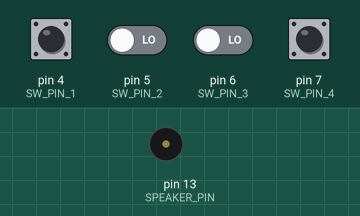
Recording of a sketch running on a simulated Arduino Uno, built with avr-gcc and run on an emulated ATmega328P. Parts: buzzer (waves = sounding). Inputs (shaded band) come from the test bench; at power-on: pin 4 (SW_PIN_1), pin 5 (SW_PIN_2), pin 6 (SW_PIN_3), pin 7 (SW_PIN_4) LOW.

Above: at 1.2 s.
1.3 s: pin 4 (SW_PIN_1) pulled HIGH for 0.15 s
At 2.7 s:
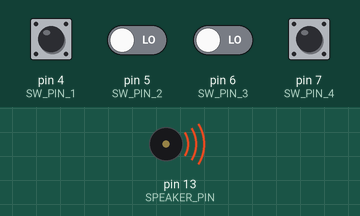
4.4 s: pin 5 (SW_PIN_2) driven HIGH and pin 6 (SW_PIN_3) driven HIGH
Timing chart, 0 to 13.4 s (numbered marks = the images above; inputs shaded):
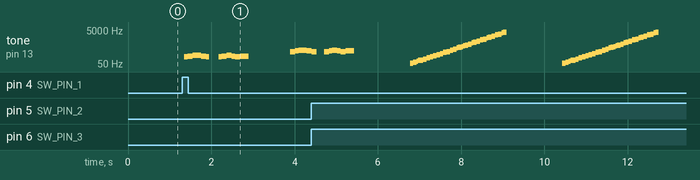

Measured:
- after the input at 1.3 s, tone on pin 13 (SPEAKER_PIN): plays 130 Hz for 0.08 s, 142 Hz for 0.12 s, 164 Hz for 0.20 s, 147 Hz for 0.12 s, 130 Hz for 0.08 s, 130 Hz for 0.08 s … (15 notes in this stretch), starting after 0.06 s

The sketch:

Meloduino.pde
```cpp
/*
 * ----------------------------------------------------------------------------
 *
 * ~  Meloduino, the melody maker with bending sound  ~
 *    ver. 1
 *
 * ----------------------------------------------------------------------------
 *
 * by Naokazu Terada, Karappo
 * http://karappo.net/
 *
 * < Help >
 * http://labs.karappo.net/
 *
 * < Changelog >
 * 8  Oct 2009 : ver.1     release
 * 12 Oct 2009 : ver.1.1   bug fix in bending
 *
 * ----------------------------------------------------------------------------
 */

// PIN SETTING
#define SPEAKER_PIN 13
#define SW_PIN_1    4
#define SW_PIN_2    5
#define SW_PIN_3    6
#define SW_PIN_4    7

// SCORE CODES
#define SINGLE_NOTE_SILENCE   ' '
#define NOTE_DURATION         '-'
#define NOTE_BEND_DUR         '~'
#define OCTAVE_UP             '>'
#define OCTAVE_DOWN           '<'
#define LONG_SILENCE          '.'
#define ACCIDENTALS_PREFIX    '('
#define ACCIDENTALS_SUFFIX    ')'
#define GLOBAL_SETTING_PREFIX '['
#define GLOBAL_SETTING_SUFFIX ']'
#define IGNORE_NOTE           ','

#define BendStepsPerNote 10 // steps between Note and Note when bending score
#define SILENCE_TIME 1000   // time of silence in score (milliseconds) *Change if you like
#define DEFAULT_MSpN 50     // default time per note (milliseconds)
int  globalOctave;          // maintain the global octave

/*
 * period = 1 / toneFrequency * 1000000
 *
 * note 	frequency 	period
 * A 	        493 Hz 	        2028
 * B 	        440 Hz 	        2273
 * G 	        392 Hz 	        2551
 * F 	        349 Hz 	        2865
 * E 	        329 Hz 	        3040
 * D 	        294 Hz 	        3401
 * C 	        261 Hz 	        3831
 */

int  tonesAmount = 7;
char names[] = { 'C',  'D',  'E',  'F',  'G',  'A',  'B' };
int  tones[] = { 3831, 3401, 3040, 2865, 2551, 2273, 2028 };

// ----------------------------------------------------------------------------
// FUNCTIONS

// count chars
int count( char targetscore[], int startIndex, char targetChar)
{
  int num = 0;
  while(targetscore[startIndex + num] == targetChar) num++;
  return num;
}

unsigned long getTone(char targetScore[], int noteIndex)
{
  char note = targetScore[noteIndex];

  // Check Accidentals
  int localOctave = 0;
  if( targetScore[noteIndex+1] == ACCIDENTALS_PREFIX )
  {
    int n = noteIndex+2;
    while( targetScore[n] != ACCIDENTALS_SUFFIX )
    {
      if( targetScore[n] == OCTAVE_UP ) localOctave++;
      else if( targetScore[n] == OCTAVE_DOWN ) localOctave--;
      n++;
    }
  }

  for (int i = 0; i < tonesAmount; i++)
  {
    if (names[i] == note)
    {
      localOctave = getValidOctave( globalOctave + localOctave );
      unsigned long tone = (unsigned long) tones[i] * pow(2, -localOctave);
//      Serial.println("( getTone )");
//      Serial.println(note);
//      Serial.println(localOctave);
//      Serial.println(tone);
//      Serial.println("___________");
      return tone;
    }
  }
}

// make pulse sound
void playTone(unsigned long tone, int duration)
{
//  Serial.println("[[ playTone ]]");
//  Serial.println(tone);
//  Serial.println(duration);
//  Serial.println("___________");
  for (unsigned long i = 0; i < duration * 1000L; i += tone * 2)
  {
    digitalWrite(SPEAKER_PIN, HIGH);
    delayMicroseconds(tone);
    digitalWrite(SPEAKER_PIN, LOW);
    delayMicroseconds(tone);
  }
}

void playBendToneToTone(  unsigned long startTone, unsigned long endTone,
                          int durationPerscore, int scoreNumWhileBending  )
{

  long toneDiffPerStep = (((long)endTone - (long)startTone)/BendStepsPerNote)/scoreNumWhileBending;
  int durationOfDevidedTones = durationPerscore/BendStepsPerNote;
//  Serial.println("[[ playBendToneToTone ]]");
//  Serial.println(startTone);
//  Serial.println(endTone);
//  Serial.println(durationPerscore);
//  Serial.println(scoreNumWhileBending);
//  Serial.println(toneDiffPerStep);
//  Serial.println(durationOfDevidedTones);
//  Serial.println("___________");
  for (long i = 0; i < BendStepsPerNote*scoreNumWhileBending; i++)
  {
    // < step >
    unsigned long currentTone = startTone + toneDiffPerStep*i;

    if( currentTone < 0 ) break;

    if( ( endTone < startTone ) && ( currentTone < endTone ) ) currentTone = endTone;
    if( ( startTone < endTone ) && ( endTone < currentTone ) ) currentTone = endTone;

    playTone(currentTone, durationOfDevidedTones);

    if( currentTone == endTone ) break;
  }
}

void playScore( char score[], int MSpN = DEFAULT_MSpN )
{
  // init octave setting
  globalOctave = 0;

  for (int i = 0; ; i++)
  {
    if (score[i] == '\0')
    {
      // < end of score >
      break;
    }
    else if(score[i] == IGNORE_NOTE)
    {
      // < ignore score >
      // do nothing
    }
    else if (score[i] == GLOBAL_SETTING_PREFIX)
    {
      // < global octave setting >
      int _octave = 0;
      while( score[i+1] != GLOBAL_SETTING_SUFFIX )
      {
        if( score[i+1] == OCTAVE_UP ) _octave++;
        else if( score[i+1] == OCTAVE_DOWN ) _octave--;
        i++;
      }
      globalOctave = getValidOctave( globalOctave + _octave );
    }
    else if (score[i] == LONG_SILENCE)
    {
      // < long silence >
//      Ser/ial.println("... long silence ...");
      delay(SILENCE_TIME);
    }
    else if (score[i] == SINGLE_NOTE_SILENCE)
    {
      // < single note silence >
      delay(MSpN);
    }
    else if((score[i] == 'C')||
            (score[i] == 'D')||
            (score[i] == 'E')||
            (score[i] == 'F')||
            (score[i] == 'G')||
            (score[i] == 'A')||
            (score[i] == 'B'))
    {
      unsigned long startNote = getTone(score, i);

      // move index forward ...
      if(score[i+1] == ACCIDENTALS_PREFIX) while( score[i] != ACCIDENTALS_SUFFIX ) i++;

      if(score[i+1] == NOTE_DURATION)
      {
        // < long note >
        int noteDurationNum = count(score, i+1, NOTE_DURATION);
        playTone(startNote, MSpN*noteDurationNum);
        i += noteDurationNum;
      }
      else if(score[i+1] == NOTE_BEND_DUR)
      {
        // < bend note >
        int noteDurationNum = count(score, i+1, NOTE_BEND_DUR);
        i += noteDurationNum+1;

        unsigned long endNote = getTone(score, i);
        playBendToneToTone(startNote, endNote, MSpN, noteDurationNum);

        // move index forward ...
        if(score[i+1] == ACCIDENTALS_PREFIX) while( score[i] != ACCIDENTALS_SUFFIX ) i++;
      }
      else
      {
        // < single note >
        playTone(startNote, MSpN);
      }
    }
  }

//  Serial.println(":::::::: score end :::::::::");
}
// set octave's min and max
int getValidOctave( int val )
{
  if( val < -2 ) val = -2;
  if( 4 < val ) val = 4;
  return val;
}


// ----------------------------------------------------------------------------
// SCORE DATA

// *Set score here.
char score1[] = "C--D--E----D--C--    C--D--E--D--C--D----.[>]C--D--E----D--C--    C--D--E--D--C--D----.";
char score2[] = "[<<]CDEFGAB[>]CDEFGAB[>]CDEFGAB[>]CDEFGAB[>]CDEFGAB[>]CDEFGAB[>]CDEFGAB.";
char score3[] = "E(<<)A~G(>)BB(<<)B(>)~~BF(>>>>)E(<)D D(<)AB B";
char score4[] = "[<<],E--E~~D[>>]F(<)--F--F--  ,[<<<<],E--E~~D[>>]F(<)--F--F-- E,[<<<<],E--E~~D[>>>>]F(<)--F--F--E~_E(<),[<<<<],E--E~~D[>>>>]F(<)--F--F-- E(>)";

// ----------------------------------------------------------------------------
// MAIN

void setup()
{
//  Serial.begin(9600);
  pinMode(SPEAKER_PIN, OUTPUT);
  pinMode(SW_PIN_1, INPUT);
  pinMode(SW_PIN_2, INPUT);
  pinMode(SW_PIN_3, INPUT);
  pinMode(SW_PIN_4, INPUT);
}

void loop()
{
  // switches
  if(digitalRead(SW_PIN_1))      playScore(score1);
  else if(digitalRead(SW_PIN_2)) playScore(score2);
  else if(digitalRead(SW_PIN_3)) playScore(score3,100); // *** If you want to change time per note, set 2nd argument here  with milliseconds.
  else if(digitalRead(SW_PIN_4)) playScore(score4,100);
}
```
